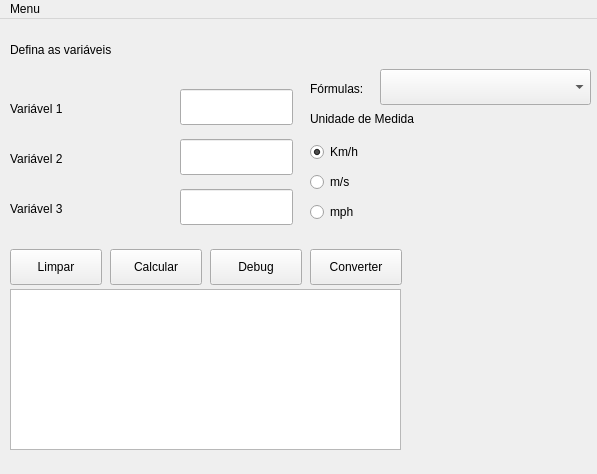
<?xml version="1.0" encoding="UTF-8"?>
<ui version="4.0">
 <class>MainWindow</class>
 <widget class="QMainWindow" name="MainWindow">
  <property name="geometry">
   <rect>
    <x>0</x>
    <y>0</y>
    <width>597</width>
    <height>474</height>
   </rect>
  </property>
  <property name="windowTitle">
   <string>Executor de Formulas</string>
  </property>
  <widget class="QWidget" name="centralwidget">
   <widget class="QPushButton" name="btnClear">
    <property name="geometry">
     <rect>
      <x>10</x>
      <y>230</y>
      <width>92</width>
      <height>36</height>
     </rect>
    </property>
    <property name="text">
     <string>Limpar</string>
    </property>
   </widget>
   <widget class="QPushButton" name="btnCalc">
    <property name="geometry">
     <rect>
      <x>110</x>
      <y>230</y>
      <width>92</width>
      <height>36</height>
     </rect>
    </property>
    <property name="text">
     <string>Calcular</string>
    </property>
   </widget>
   <widget class="QLabel" name="lblEnum">
    <property name="geometry">
     <rect>
      <x>10</x>
      <y>10</y>
      <width>571</width>
      <height>41</height>
     </rect>
    </property>
    <property name="text">
     <string>Defina as variáveis </string>
    </property>
   </widget>
   <widget class="QLabel" name="lblVar1">
    <property name="geometry">
     <rect>
      <x>10</x>
      <y>80</y>
      <width>151</width>
      <height>20</height>
     </rect>
    </property>
    <property name="text">
     <string>Variável 1</string>
    </property>
   </widget>
   <widget class="QLabel" name="lblVar2">
    <property name="geometry">
     <rect>
      <x>10</x>
      <y>130</y>
      <width>151</width>
      <height>20</height>
     </rect>
    </property>
    <property name="text">
     <string>Variável 2</string>
    </property>
   </widget>
   <widget class="QLabel" name="lblVar3">
    <property name="geometry">
     <rect>
      <x>10</x>
      <y>180</y>
      <width>151</width>
      <height>20</height>
     </rect>
    </property>
    <property name="text">
     <string>Variável 3</string>
    </property>
   </widget>
   <widget class="QLineEdit" name="leVar2">
    <property name="geometry">
     <rect>
      <x>180</x>
      <y>120</y>
      <width>113</width>
      <height>36</height>
     </rect>
    </property>
   </widget>
   <widget class="QLineEdit" name="leVar3">
    <property name="geometry">
     <rect>
      <x>180</x>
      <y>170</y>
      <width>113</width>
      <height>36</height>
     </rect>
    </property>
   </widget>
   <widget class="QLineEdit" name="leVar1">
    <property name="geometry">
     <rect>
      <x>180</x>
      <y>70</y>
      <width>113</width>
      <height>36</height>
     </rect>
    </property>
   </widget>
   <widget class="QComboBox" name="comboBox">
    <property name="geometry">
     <rect>
      <x>380</x>
      <y>50</y>
      <width>211</width>
      <height>36</height>
     </rect>
    </property>
   </widget>
   <widget class="QLabel" name="label_5">
    <property name="geometry">
     <rect>
      <x>310</x>
      <y>60</y>
      <width>63</width>
      <height>20</height>
     </rect>
    </property>
    <property name="text">
     <string>Fórmulas:</string>
    </property>
   </widget>
   <widget class="QRadioButton" name="rb1">
    <property name="geometry">
     <rect>
      <x>310</x>
      <y>120</y>
      <width>109</width>
      <height>26</height>
     </rect>
    </property>
    <property name="toolTip">
     <string>&lt;html&gt;&lt;head/&gt;&lt;body&gt;&lt;p&gt;Selecione sua opção&lt;/p&gt;&lt;/body&gt;&lt;/html&gt;</string>
    </property>
    <property name="text">
     <string>Km/h</string>
    </property>
    <property name="checked">
     <bool>true</bool>
    </property>
   </widget>
   <widget class="QRadioButton" name="rb2">
    <property name="geometry">
     <rect>
      <x>310</x>
      <y>150</y>
      <width>109</width>
      <height>26</height>
     </rect>
    </property>
    <property name="mouseTracking">
     <bool>true</bool>
    </property>
    <property name="text">
     <string>m/s</string>
    </property>
   </widget>
   <widget class="QTextEdit" name="textEdit">
    <property name="geometry">
     <rect>
      <x>10</x>
      <y>270</y>
      <width>391</width>
      <height>161</height>
     </rect>
    </property>
   </widget>
   <widget class="QLabel" name="label_6">
    <property name="geometry">
     <rect>
      <x>310</x>
      <y>90</y>
      <width>151</width>
      <height>20</height>
     </rect>
    </property>
    <property name="text">
     <string>Unidade de Medida</string>
    </property>
   </widget>
   <widget class="QPushButton" name="btnDebug">
    <property name="geometry">
     <rect>
      <x>210</x>
      <y>230</y>
      <width>92</width>
      <height>36</height>
     </rect>
    </property>
    <property name="text">
     <string>Debug</string>
    </property>
   </widget>
   <widget class="QRadioButton" name="rb3">
    <property name="geometry">
     <rect>
      <x>310</x>
      <y>180</y>
      <width>109</width>
      <height>26</height>
     </rect>
    </property>
    <property name="mouseTracking">
     <bool>true</bool>
    </property>
    <property name="text">
     <string>mph</string>
    </property>
   </widget>
   <widget class="QPushButton" name="btnConvert">
    <property name="geometry">
     <rect>
      <x>310</x>
      <y>230</y>
      <width>92</width>
      <height>36</height>
     </rect>
    </property>
    <property name="text">
     <string>Converter</string>
    </property>
   </widget>
  </widget>
  <widget class="QMenuBar" name="menubar">
   <property name="geometry">
    <rect>
     <x>0</x>
     <y>0</y>
     <width>597</width>
     <height>28</height>
    </rect>
   </property>
   <widget class="QMenu" name="menuHelp">
    <property name="title">
     <string>Menu</string>
    </property>
    <addaction name="actionSobre"/>
    <addaction name="separator"/>
    <addaction name="aMenuDebug"/>
   </widget>
   <addaction name="menuHelp"/>
  </widget>
  <action name="actionSobre">
   <property name="text">
    <string>Sobre</string>
   </property>
  </action>
  <action name="aMenuDebug">
   <property name="checkable">
    <bool>true</bool>
   </property>
   <property name="text">
    <string>Debug mode</string>
   </property>
  </action>
 </widget>
 <resources/>
 <connections/>
</ui>
